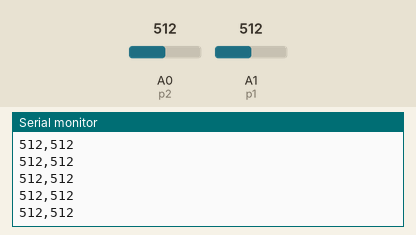
This sketch was run on a simulated Arduino Uno, built with avr-gcc and run on an emulated ATmega328P. Shown: the last lines printed to the serial monitor. The test bench sets the inputs (shaded band); at power-on: A0 (p2) = 512, A1 (p1) = 512.

Above: at 1.2 s.
1.3 s: A0 (p2) set to 716
At 2.0 s:
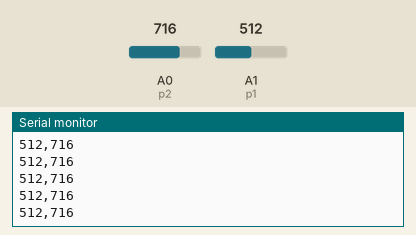
2.8 s: A1 (p1) set to 716
At 3.4 s:
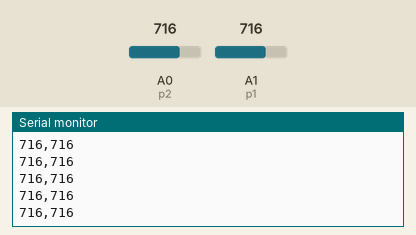
4.3 s: A0 (p2) set to 900
At 4.9 s:
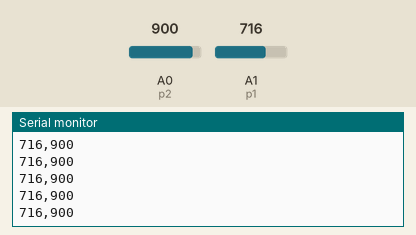
5.8 s: A1 (p1) set to 900
At 6.4 s:
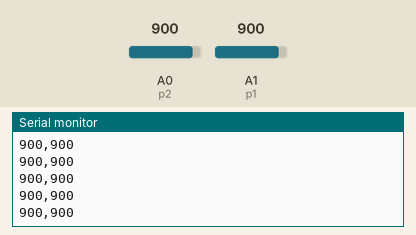
Timing chart, 0 to 8.3 s (numbered marks = the images above; inputs shaded):
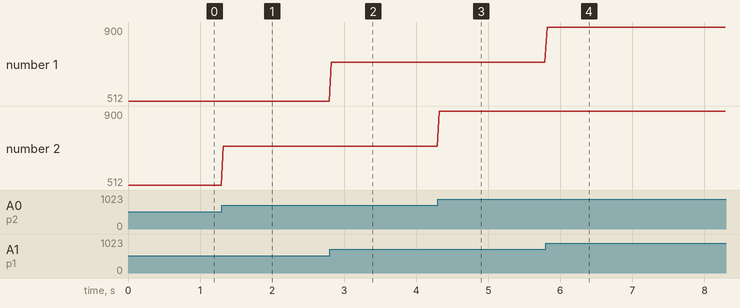

Measured:
- after the input at 1.3 s, the serial monitor: prints a new line at once (image 1)
- after the input at 2.8 s, the serial monitor: prints a new line at once (image 2)
- after the input at 4.3 s, the serial monitor: prints a new line at once (image 3)
- after the input at 5.8 s, the serial monitor: prints a new line at once (image 4)
- plotted number 2: 512 → 716 after the input at 1.3 s, 716 → 900 after the input at 4.3 s

The sketch:

pong_a.ino
```cpp
const int p1 = A1; //player one analog input
const int p2 = A0; //player two analog input

int p1Value = 0;
int p2Value = 0;

void setup() {
  Serial.begin(9600);
}

void loop() {

  Serial.flush();

  p1Value = analogRead(p1);
  delay(5);
  p2Value = analogRead(p2);
  delay(5);

  Serial.print(p1Value);
  Serial.print(",");
  Serial.print(p2Value);
  Serial.print("\n");

  delay(20);
}
```
